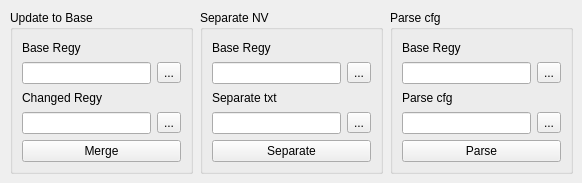
    <widget class="QWidget" name="regy_oper">
     <attribute name="title">
      <string>Regy</string>
     </attribute>
     <widget class="QGroupBox" name="groupBox_6">
      <property name="geometry">
       <rect>
        <x>10</x>
        <y>10</y>
        <width>183</width>
        <height>164</height>
       </rect>
      </property>
      <property name="title">
       <string>Update to Base</string>
      </property>
      <layout class="QVBoxLayout" name="verticalLayout_16">
       <item>
        <widget class="QLabel" name="label">
         <property name="text">
          <string>Base Regy</string>
         </property>
        </widget>
       </item>
       <item>
        <layout class="QHBoxLayout" name="horizontalLayout_3">
         <item>
          <widget class="QLineEdit" name="baseRegyUpdatelineEdit"/>
         </item>
         <item>
          <widget class="QToolButton" name="baseRegyFileUpdateButton">
           <property name="text">
            <string>...</string>
           </property>
          </widget>
         </item>
        </layout>
       </item>
       <item>
        <widget class="QLabel" name="label_2">
         <property name="text">
          <string>Changed Regy</string>
         </property>
        </widget>
       </item>
       <item>
        <layout class="QHBoxLayout" name="horizontalLayout_4">
         <item>
          <widget class="QLineEdit" name="changedRegyUpdatelineEdit"/>
         </item>
         <item>
          <widget class="QToolButton" name="changedRegyFileUpdateButton">
           <property name="text">
            <string>...</string>
           </property>
          </widget>
         </item>
        </layout>
       </item>
       <item>
        <widget class="QPushButton" name="mergeButton">
         <property name="text">
          <string>Merge</string>
         </property>
        </widget>
       </item>
      </layout>
     </widget>
     <widget class="QGroupBox" name="groupBox_7">
      <property name="geometry">
       <rect>
        <x>200</x>
        <y>10</y>
        <width>183</width>
        <height>164</height>
       </rect>
      </property>
      <property name="title">
       <string>Separate NV</string>
      </property>
      <layout class="QVBoxLayout" name="verticalLayout_17">
       <item>
        <widget class="QLabel" name="label_3">
         <property name="text">
          <string>Base Regy</string>
         </property>
        </widget>
       </item>
       <item>
        <layout class="QHBoxLayout" name="horizontalLayout_6">
         <item>
          <widget class="QLineEdit" name="baseRegySeparatelineEdit"/>
         </item>
         <item>
          <widget class="QToolButton" name="baseRegyFileSeparateButton">
           <property name="text">
            <string>...</string>
           </property>
          </widget>
         </item>
        </layout>
       </item>
       <item>
        <widget class="QLabel" name="label_4">
         <property name="text">
          <string>Separate txt</string>
         </property>
        </widget>
       </item>
       <item>
        <layout class="QHBoxLayout" name="horizontalLayout_7">
         <item>
          <widget class="QLineEdit" name="txtSeparatelineEdit"/>
         </item>
         <item>
          <widget class="QToolButton" name="txtFileSeparateButton">
           <property name="text">
            <string>...</string>
           </property>
          </widget>
         </item>
        </layout>
       </item>
       <item>
        <widget class="QPushButton" name="seperateButton">
         <property name="text">
          <string>Separate</string>
         </property>
        </widget>
       </item>
      </layout>
     </widget>
     <widget class="QGroupBox" name="groupBox_8">
      <property name="geometry">
       <rect>
        <x>390</x>
        <y>10</y>
        <width>183</width>
        <height>164</height>
       </rect>
      </property>
      <property name="title">
       <string>Parse cfg</string>
      </property>
      <layout class="QVBoxLayout" name="verticalLayout_19">
       <item>
        <widget class="QLabel" name="label_5">
         <property name="text">
          <string>Base Regy</string>
         </property>
        </widget>
       </item>
       <item>
        <layout class="QHBoxLayout" name="horizontalLayout_8">
         <item>
          <widget class="QLineEdit" name="baseRegyParselineEdit"/>
         </item>
         <item>
          <widget class="QToolButton" name="baseRegyFileParseButton">
           <property name="text">
            <string>...</string>
           </property>
          </widget>
         </item>
        </layout>
       </item>
       <item>
        <widget class="QLabel" name="label_6">
         <property name="text">
          <string>Parse cfg</string>
         </property>
        </widget>
       </item>
       <item>
        <layout class="QHBoxLayout" name="horizontalLayout_9">
         <item>
          <widget class="QLineEdit" name="cfgFileParselineEdit"/>
         </item>
         <item>
          <widget class="QToolButton" name="cfgFileParseButton">
           <property name="text">
            <string>...</string>
           </property>
          </widget>
         </item>
        </layout>
       </item>
       <item>
        <widget class="QPushButton" name="parseButton">
         <property name="text">
          <string>Parse</string>
         </property>
        </widget>
       </item>
      </layout>
     </widget>
    </widget>
